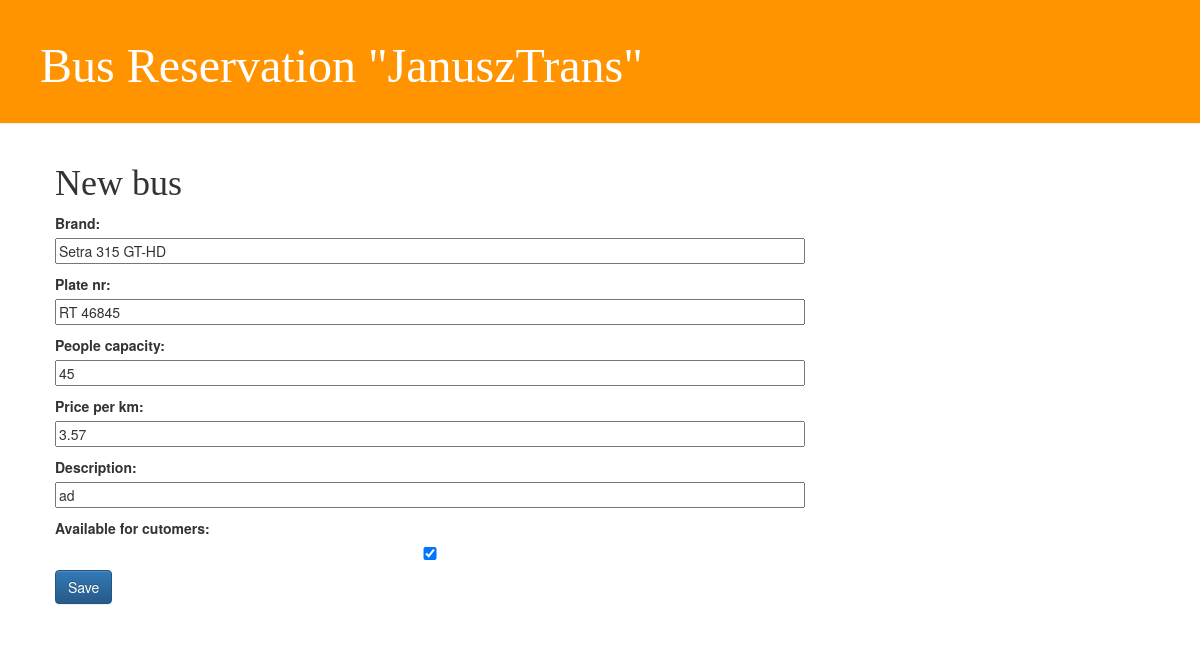
The app's page /panel/edit_vehicle/2/ with its own data.
### busreserv/models.py (models this page shows, shortened)
class Bus(models.Model): # Base model of Bus
    description = models.CharField(max_length=200)
    brand = models.CharField(max_length=150)
    plate_nr = models.CharField(max_length=10)
    people_capacity = models.IntegerField()
    price_per_km = models.DecimalField(max_digits=5, decimal_places=2)
    available_for_cutomers = models.BooleanField(default=True)

### busreserv/views.py (the view)
# urls.py: url(r'^panel/edit_vehicle/(?P<pk>[0-9]+)/$', views.edit_vehicle_view, name='edit_vehicle'),
def edit_vehicle_view(request, pk):
    vehicle = get_object_or_404(Bus, pk=pk)
    if request.method == "POST":
        form_var = BusForm(request.POST, instance=vehicle)
        if form_var.is_valid():
            newBus = form_var.save(commit=False)
            newBus.save()
            buses = Bus.objects.all()           #to previos site in broswer
            return render(request, 'busreserv/panel.html', {'buses' : buses})
    else:
        form_var = BusForm(instance=vehicle)
    return render(request, 'busreserv/new_vehicle.html', {'formBus': form_var})

### busreserv/forms.py
class BusForm(forms.ModelForm):
    class Meta:
        model = Bus
        fields = ('brand', 'plate_nr','people_capacity','price_per_km','description','available_for_cutomers')

### busreserv/templates/busreserv/new_vehicle.html
{% extends 'busreserv/base.html' %}
{% block content %}
    <h1>New bus</h1>
    <form method="POST" class="post-form">{% csrf_token %}
        {{ formBus.as_p }}
        <button type="submit" class="btn btn-primary btn-md">Save</button>
    </form>
{% endblock %}

### busreserv/static/css/busreserv.css (style rules this page uses)
h1, h2, h3, h4 { font-family: 'Lobster', cursive; }
.post-form textarea, .post-form input { width: 100%; }

### records on screen
Bus: brand "Setra 315 GT-HD", plate_nr "RT 46845", people_capacity "45", price_per_km "3.57", description "ad", available_for_cutomers "☑"
